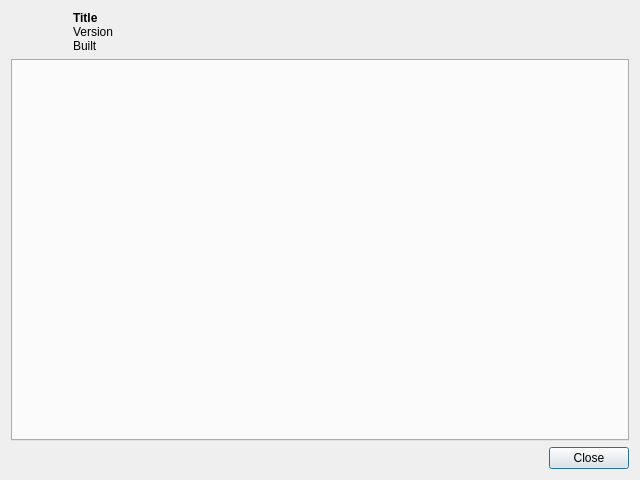
<?xml version="1.0" encoding="UTF-8"?>
<ui version="4.0">
 <class>AboutDialog</class>
 <widget class="QDialog" name="AboutDialog">
  <property name="geometry">
   <rect>
    <x>0</x>
    <y>0</y>
    <width>640</width>
    <height>480</height>
   </rect>
  </property>
  <property name="windowTitle">
   <string>Dialog</string>
  </property>
  <layout class="QVBoxLayout" name="verticalLayout_2">
   <item>
    <layout class="QHBoxLayout" name="horizontalLayout">
     <item>
      <widget class="QLabel" name="label">
       <property name="maximumSize">
        <size>
         <width>56</width>
         <height>56</height>
        </size>
       </property>
       <property name="text">
        <string/>
       </property>
       <property name="pixmap">
        <pixmap resource="../rsc.qrc">:/icn/resources/map/online_map.png</pixmap>
       </property>
       <property name="scaledContents">
        <bool>true</bool>
       </property>
      </widget>
     </item>
     <item>
      <layout class="QVBoxLayout" name="verticalLayout" stretch="0,0,0">
       <property name="spacing">
        <number>0</number>
       </property>
       <item>
        <widget class="QLabel" name="labelTitle">
         <property name="text">
          <string>&lt;html&gt;&lt;head/&gt;&lt;body&gt;&lt;p&gt;&lt;span style=&quot; font-weight:600;&quot;&gt;Title&lt;/span&gt;&lt;/p&gt;&lt;/body&gt;&lt;/html&gt;</string>
         </property>
        </widget>
       </item>
       <item>
        <widget class="QLabel" name="labelVersion">
         <property name="text">
          <string>Version</string>
         </property>
        </widget>
       </item>
       <item>
        <widget class="QLabel" name="labelBuilt">
         <property name="text">
          <string>Built</string>
         </property>
        </widget>
       </item>
      </layout>
     </item>
    </layout>
   </item>
   <item>
    <widget class="QTabWidget" name="tabWidget">
     <property name="currentIndex">
      <number>-1</number>
     </property>
    </widget>
   </item>
   <item>
    <widget class="QDialogButtonBox" name="buttonBox">
     <property name="orientation">
      <enum>Qt::Orientation::Horizontal</enum>
     </property>
     <property name="standardButtons">
      <set>QDialogButtonBox::StandardButton::Close</set>
     </property>
    </widget>
   </item>
  </layout>
 </widget>
 <resources>
  <include location="../rsc.qrc"/>
 </resources>
 <connections>
  <connection>
   <sender>buttonBox</sender>
   <signal>accepted()</signal>
   <receiver>AboutDialog</receiver>
   <slot>accept()</slot>
   <hints>
    <hint type="sourcelabel">
     <x>248</x>
     <y>254</y>
    </hint>
    <hint type="destinationlabel">
     <x>157</x>
     <y>274</y>
    </hint>
   </hints>
  </connection>
  <connection>
   <sender>buttonBox</sender>
   <signal>rejected()</signal>
   <receiver>AboutDialog</receiver>
   <slot>reject()</slot>
   <hints>
    <hint type="sourcelabel">
     <x>316</x>
     <y>260</y>
    </hint>
    <hint type="destinationlabel">
     <x>286</x>
     <y>274</y>
    </hint>
   </hints>
  </connection>
 </connections>
</ui>
